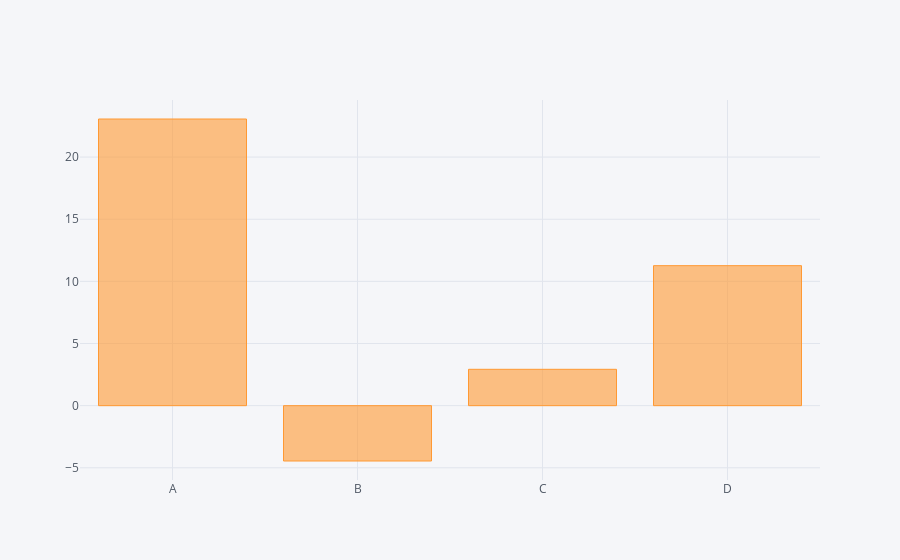

Source (notebook cell):
### Code cell
df1.sum().iplot(kind='bar')

### Figure 1 — Plotly figure (JSON) as saved in the notebook; plotly's stock layout.template omitted (floating-point values rounded to 4 significant figures)
{"data": [{"marker": {"color": "rgba(255, 153, 51, 0.6)", "line": {"color": "rgba(255, 153, 51, 1.0)", "width": 1}}, "name": "None", "orientation": "v", "text": "", "type": "bar", "uid": "faac718c-7ed1-44c9-b49c-d77bcc3de8f3", "x": ["A", "B", "C", "D"], "y": [23.06, -4.453, 2.925, 11.26]}], "layout": {"legend": {"bgcolor": "#F5F6F9", "font": {"color": "#4D5663"}}, "paper_bgcolor": "#F5F6F9", "plot_bgcolor": "#F5F6F9", "title": {"font": {"color": "#4D5663"}}, "xaxis": {"gridcolor": "#E1E5ED", "showgrid": true, "tickfont": {"color": "#4D5663"}, "title": {"font": {"color": "#4D5663"}, "text": ""}, "zerolinecolor": "#E1E5ED"}, "yaxis": {"gridcolor": "#E1E5ED", "showgrid": true, "tickfont": {"color": "#4D5663"}, "title": {"font": {"color": "#4D5663"}, "text": ""}, "zerolinecolor": "#E1E5ED"}}}
